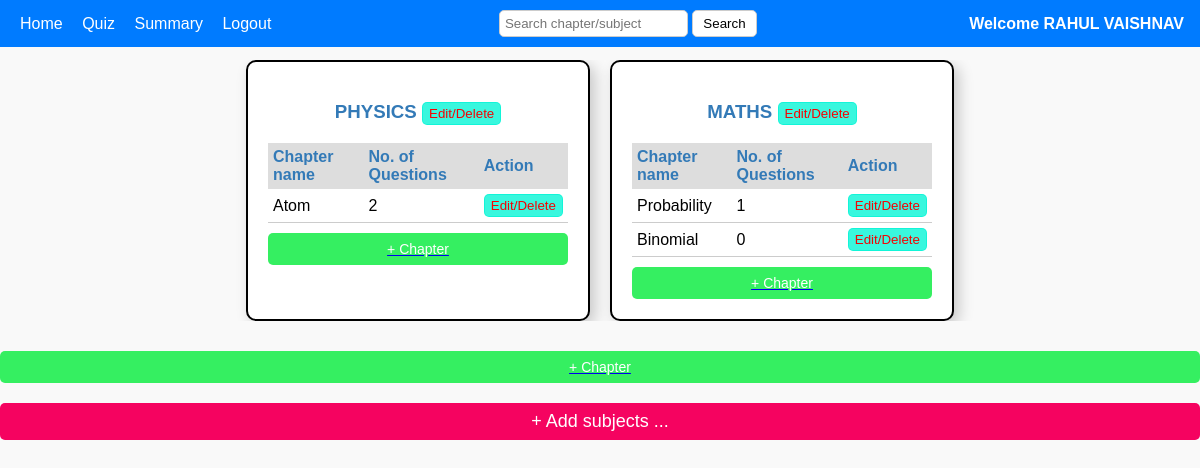
/admin_home, run on an earlier commit of the app's database.
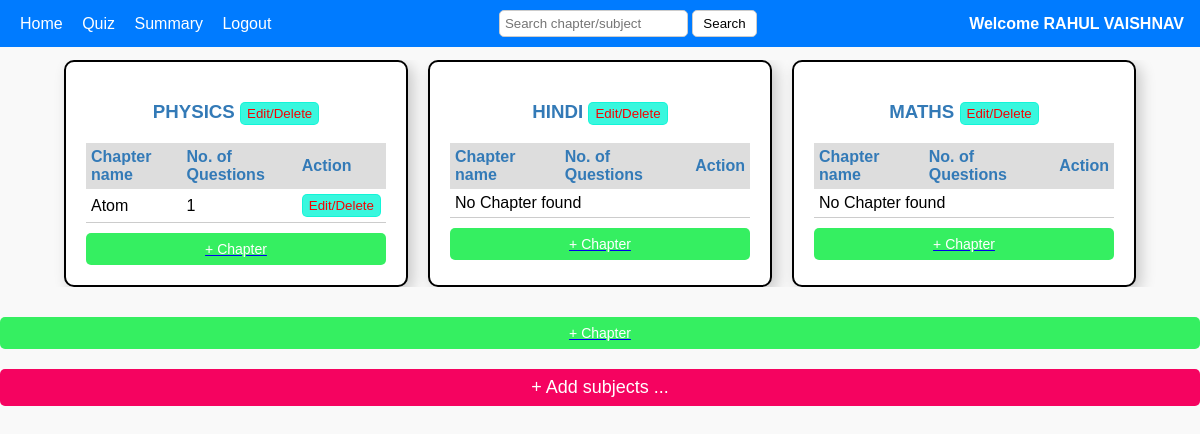
And on a later commit of the database.
### backend/models.py (models this page shows)
class Admin_User_Details(db.Model):
    __tablename__ = 'admin_user_details'
    id=db.Column(db.Integer, primary_key=True,autoincrement=True)#Ensures that the ID column automatically increments for each new row inserted into the table.It applies only to integer primary keys.The database automatically assigns a new unique ID starting from 1 and increases by 1 for each new entry.
    email_username = db.Column(db.String(120), nullable=False, unique=True)
    password = db.Column(db.String(120), nullable=False)#not neccessary to be unique# here string(120) means 120 characters
    Full_name = db.Column(db.String(80), nullable=False)#not neccessary to be unique
    qualification=db.Column(db.String(80), nullable=False)#not neccessary to be unique
    date_of_birth=db.Column(db.String(80), nullable=False)#not neccessary to be unique
    role = db.Column(db.Integer, nullable=False, default=1)#remember this only the first user with register through this register form,admins will have to register in db browser manually or using insert command of sql
    scores_of_a_userid = db.relationship('Scores', cascade='all, delete', backref='admin_user_details', lazy=True)#name of the backrefrence is scores_of_a_userid#we say this is linked to the scores table#cascade means if a id gets deleted here delete all the data of scores linked to that id#backref=admin_user_details means the current table or the table to which it is backrefrencing#loading style is lazy()

class Subjects(db.Model):
    __tablename__ = 'subjects'
    subject_id=db.Column(db.Integer, primary_key=True,autoincrement=True)#iska student id se kuch lena dena nahi hai
    subject_name=db.Column(db.String(80), nullable=False,unique=True)
    discription=db.Column(db.String(300), nullable=False)
    chapters_of_a_subject_id = db.relationship('Chapters', cascade='all, delete', backref='subjects', lazy=True)# it tells all the chapters of a subject(here we are getting suject through subject id)

class Chapters(db.Model):
    __tablename__ = 'chapters'
    chapter_id=db.Column(db.Integer, primary_key=True,autoincrement=True)#iska student id se kuch lena dena nahi hai
    chapter_name=db.Column(db.String(80), nullable=False,unique=True)
    description=db.Column(db.String(300), nullable=False)
    subject_id=db.Column(db.Integer, db.ForeignKey('subjects.subject_id'), nullable=False)
    quizzes_of_a_chapter_id = db.relationship('Quiz', cascade='all, delete', backref='chapters', lazy=True)# it tells all the quizzes of a chapter(here we are getting chapter through chapter id)
    questions_of_a_chapter_id = db.relationship('Questions', cascade='all, delete', backref='chapters', lazy=True)# it tells all the questions of a chapter(here we are getting chapter through chapter id)

### backend/controllers.py (the view)
@app.route("/admin_home")
def home():
    subjects=Subjects.query.all()
    question_counts = {}
    subject=Subjects.query.all()
    chapter=Chapters.query.all()
    for subject in subjects:
        for chapter in subject.chapters_of_a_subject_id:
            count = Questions.query.filter_by(chapter_id=chapter.chapter_id).count()
            question_counts[chapter.chapter_id] = count # Store count for each chapter and creating dictionary
    usr_full_details=Admin_User_Details.query.filter_by(role=0).first()
    admin_name=usr_full_details.Full_name
    return render_template("1_admin_home.html",subjects=subjects,admin=admin_name,question_counts=question_counts)

### templates/1_admin_home.html (shortened to what this page needs)
<!DOCTYPE html>
<html lang="en">
<head>
<link rel="stylesheet" href="/static/css/1_admin_home.css">
</head>
<body>
    <div class="header">
        <div>
            <a href="/admin_home">Home</a>
            <a href="/admin_quiz">Quiz</a>
            <a href="/admin_summary">Summary</a>
            <a href="/logout">Logout</a>
        </div>
        <form action="/search/{{admin}}" method="post"  class="search">
            <input type="search" class="search-box" placeholder="Search chapter/subject" name="search" id="search_txt">
            <button type="submit" >Search</button>
        </form>
        <div class="admin-text">Welcome {{admin}}</div>
    </div>
    <div class="content">
        <div class="subject-container">
            {% if subjects %}
                {% for subject in subjects %}
                    <div class="subject-box">
                        <h3>{{ subject.subject_name }}  <a href="/edit_subject/{{subject.subject_id}}"> <button class="edit">Edit/Delete</button></a></h3>
                        <table>
                            <tr>
                                <th>Chapter name</th>
                                <th>No. of Questions</th>
                                <th>Action</th>
                            </tr>
                            {% if subject.chapters_of_a_subject_id %}
                            {% for chapter in subject.chapters_of_a_subject_id %}
                            <tr>
                                <td>{{chapter.chapter_name}}</td>
                                <td>{{question_counts[chapter.chapter_id]}}</td>
                                <td><a href="/edit_chapter/{{chapter.chapter_id}}"><button class="edit">Edit/Delete</button></a></td>
                            </tr>
                            {% endfor %}
                            {% else %}
                            <tr>
                                <td colspan="3" >No Chapter found</td>
                            </tr>
                            {% endif %}
                        </table>
                        <a href="/new_chapter/{{subject.subject_id}}"> <button class="btn-chapter">+ Chapter</button></a>
                    </div>
                {% endfor %}
            {% else %}
                <h2>No Item found</h2>
            {% endif %}
        </div>
    </div>
    <a href="/new_chapter_1"> <button class="btn-chapter">+ Chapter</button></a>
    <a href="/new_subject" class="all-subjects" >+ Add subjects  ...
    </a>
</body>
</html>

### static/css/1_admin_home.css (style rules this page uses)
body { font-family: Arial, sans-serif; background-color: #f9f9f9; margin: 0; padding: 0; }
.header { position: fixed; top: 0; left: 0; width: 97%; background-color: #007BFF; color: white; padding: 10px 20px; display: flex; justify-content: space-between; align-items: center; z-index: 1000; }
.header a { text-decoration: none; color: white; margin-right: 15px; }
.header .search-box { padding: 5px; border: 2px solid #000; border-radius: 5px; outline: none; padding: 5px; border-radius: 5px; border: 1px solid #ccc; }
.header .admin-text { color: white; font-weight: bold; }
.content { padding: 20px; text-align: center; padding-top: 60px; }
.subject-container { display: flex; justify-content: center; flex-wrap: wrap; gap: 20px; max-width: 100%; overflow: auto; }
.subject-box { border: 2px solid #000; border-radius: 10px; padding: 20px; background-color: #fff; width: 300px; text-align: left; box-shadow: 5px 5px 15px rgba(0, 0, 0, 0.2); }
.header .search button { padding: 5px 10px; background-color: white; border: 1px solid #ccc; border-radius: 5px; cursor: pointer; }
.subject-box h3 { text-align: center; color: #337ab7; }
.subject-box table { width: 100%; border-collapse: collapse; }
.subject-box th { background-color: #ddd; color: #337ab7; padding: 5px; text-align: left; }
.subject-box td { padding: 5px; border-bottom: 1px solid #ccc; }
.btn-chapter { margin-top: 10px; background-color: #35ef61; color: white; border: none; padding: 8px 15px; border-radius: 5px; cursor: pointer; font-size: 14px; display: block; width: 100%; text-align: center; }
.all-subjects { display: flex; border-radius: 5px; padding: 8px 15px; gap: 10px; background-color: #f50360; flex-direction: column; align-items: center; justify-content: center; margin-top: 20px; font-size: 18px; color: white; text-align: center; text-decoration: none; }
.edit { background-color: #09f6d6cd; color: #f50303; cursor: pointer; border-radius: 5px; padding: 3px 6px; border: 0.5px solid #09f6d6cd; }

What changed in the data, as far as the page shows it:
removed Chapters: chapter_name "Probability", question_counts "1", shown under Subjects "MATHS"
removed Chapters: chapter_name "Binomial", question_counts "0", shown under Subjects "MATHS"
computed for Chapters "Atom": chapter_id "2" → "1"
added Subjects: subject_name "HINDI", shows "No Chapter found"
changed Subjects "MATHS": now shows "No Chapter found"
